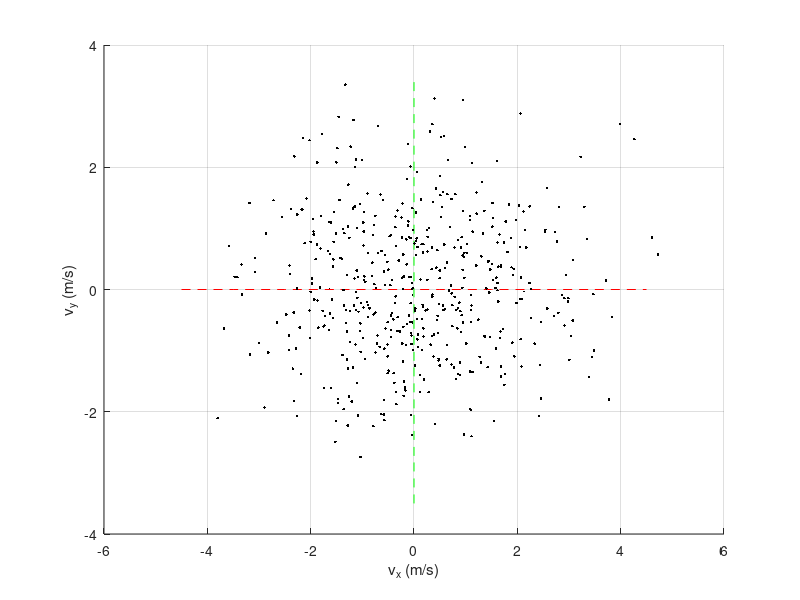

Write MATLAB code to recreate this figure.
clear; clc;

%% velocity command spread
N_s = 500; % velocity command samples

vx_max = 4.5;
vy_max = 3.5;
omega_max = 7.5;

cmd_sweep = zeros(N_s, 3);
for i = 1:N_s
    vx_samp = vx_max/3 * randn(1, 1);
    vy_samp = vy_max/3 * randn(1, 1);
    wz_samp = omega_max/3 * randn(1, 1);
    cmd_sweep(i,:) = [vx_samp, vy_samp, wz_samp];
end

figure;
hold on; grid on;
xlabel('v_x (m/s)'); ylabel('v_y (m/s)'); zlabel('\omega_z (rad/s)')
plot3(linspace(-vx_max, vx_max, 10),zeros(1, 10),zeros(1, 10),'r--')
plot3(zeros(1, 10),linspace(-vy_max, vy_max, 10),zeros(1, 10),'g--')
plot3(zeros(1, 10), zeros(1, 10),linspace(-omega_max, omega_max, 10),'c--')
for i = 1:N_s
    plot3(cmd_sweep(i, 1), cmd_sweep(i,2), cmd_sweep(i,3), 'k.')
end

%% save command sweep

SAVE_MATRIX = false;
if SAVE_MATRIX
    writematrix(cmd_sweep, 'cmd_sweep_tmp.csv');
end